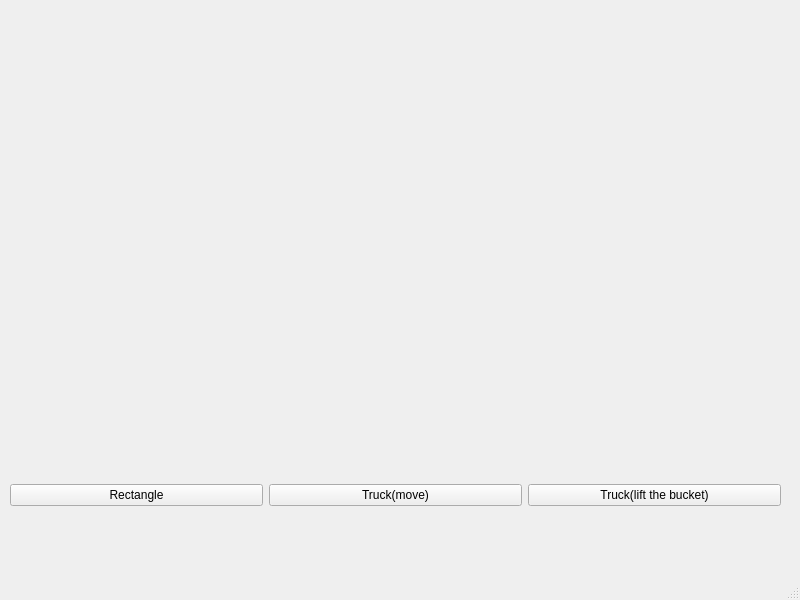
<?xml version="1.0" encoding="UTF-8"?>
<ui version="4.0">
 <class>MainWindow</class>
 <widget class="QMainWindow" name="MainWindow">
  <property name="geometry">
   <rect>
    <x>0</x>
    <y>0</y>
    <width>800</width>
    <height>600</height>
   </rect>
  </property>
  <property name="windowTitle">
   <string>MainWindow</string>
  </property>
  <widget class="QWidget" name="centralwidget">
   <widget class="QWidget" name="layoutWidget">
    <property name="geometry">
     <rect>
      <x>10</x>
      <y>450</y>
      <width>771</width>
      <height>91</height>
     </rect>
    </property>
    <layout class="QHBoxLayout" name="horizontalLayout">
     <item>
      <widget class="QPushButton" name="pushButton">
       <property name="text">
        <string>Rectangle</string>
       </property>
      </widget>
     </item>
     <item>
      <widget class="QPushButton" name="pushButton_2">
       <property name="text">
        <string>Truck(move)</string>
       </property>
      </widget>
     </item>
     <item>
      <widget class="QPushButton" name="pushButton_3">
       <property name="text">
        <string>Truck(lift the bucket)</string>
       </property>
      </widget>
     </item>
    </layout>
   </widget>
  </widget>
  <widget class="QMenuBar" name="menubar">
   <property name="geometry">
    <rect>
     <x>0</x>
     <y>0</y>
     <width>800</width>
     <height>26</height>
    </rect>
   </property>
  </widget>
  <widget class="QStatusBar" name="statusbar"/>
 </widget>
 <resources/>
 <connections/>
</ui>
